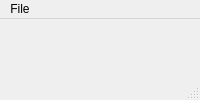
<?xml version="1.0" encoding="UTF-8"?>
<ui version="4.0">
 <class>PCMWidget</class>
 <widget class="QMainWindow" name="PCMWidget">
  <property name="geometry">
   <rect>
    <x>0</x>
    <y>0</y>
    <width>200</width>
    <height>100</height>
   </rect>
  </property>
  <property name="minimumSize">
   <size>
    <width>200</width>
    <height>100</height>
   </size>
  </property>
  <property name="windowTitle">
   <string>MainWindow</string>
  </property>
  <widget class="QWidget" name="centralwidget">
   <layout class="QGridLayout" name="gridLayout">
    <item row="0" column="0">
     <widget class="QLabel" name="pathLabel">
      <property name="text">
       <string/>
      </property>
     </widget>
    </item>
   </layout>
  </widget>
  <widget class="QMenuBar" name="menubar">
   <property name="geometry">
    <rect>
     <x>0</x>
     <y>0</y>
     <width>200</width>
     <height>20</height>
    </rect>
   </property>
   <widget class="QMenu" name="menuFile">
    <property name="title">
     <string>File</string>
    </property>
    <addaction name="actionOpen"/>
    <addaction name="separator"/>
    <addaction name="actionClose"/>
   </widget>
   <addaction name="menuFile"/>
  </widget>
  <widget class="QStatusBar" name="statusbar"/>
  <action name="actionOpen">
   <property name="text">
    <string>Open</string>
   </property>
  </action>
  <action name="actionClose">
   <property name="text">
    <string>Close</string>
   </property>
  </action>
 </widget>
 <resources/>
 <connections/>
</ui>
